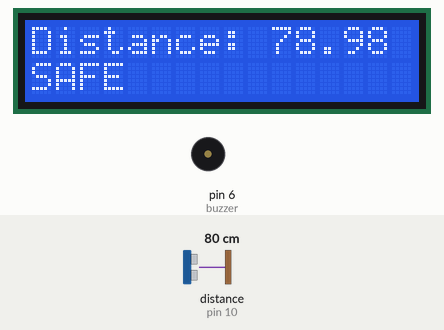
The sketch below on a simulated Arduino Uno, built with avr-gcc and run on an emulated ATmega328P. Shown: 16×2 character LCD, buzzer (waves = sounding). Wiring (inferred from the names in the program): ultrasonic range finder: trigger pin 9; echo pin 10. The inputs (shaded band) are chosen by the test bench; at power-on: distance to the obstacle (sensor on pin 10) 80 cm. The echo pulse lasts 58.3 µs per cm; what the sketch prints to the serial monitor is not drawn.

Above: at 1.2 s.
1.3 s: distance to the obstacle (sensor on pin 10) set to 44 cm
At 3.0 s:
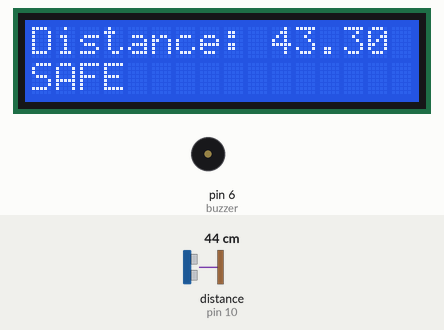
3.6 s: distance to the obstacle (sensor on pin 10) set to 35 cm
At 5.7 s:
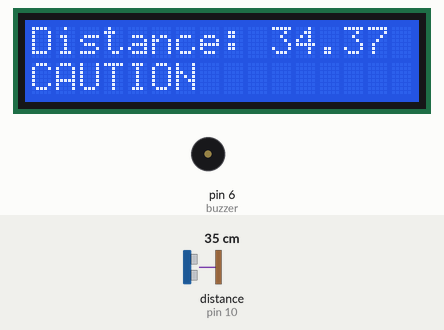
7.7 s: distance to the obstacle (sensor on pin 10) set to 23 cm
At 8.07 s:
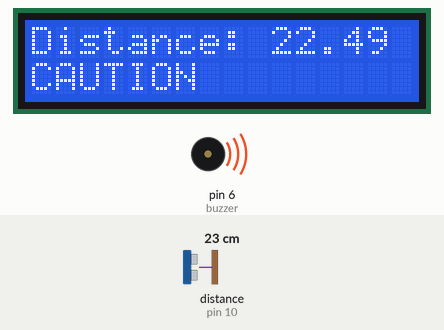
9.7 s: distance to the obstacle (sensor on pin 10) set to 18 cm
At 12.7 s:
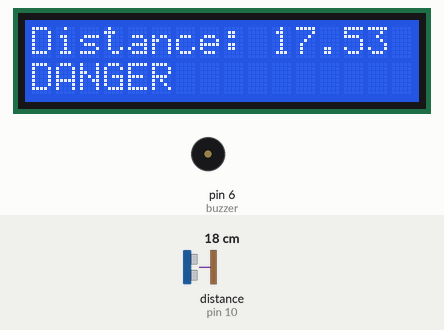
Timing chart, 0 to 14.8 s (numbered marks = the images above; inputs shaded):
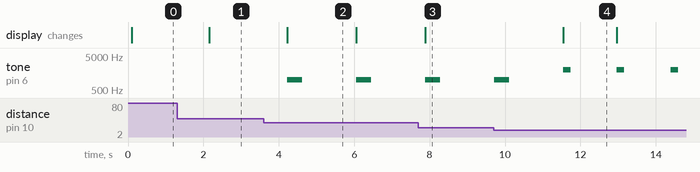

Measured:
- the behaviour switches between 41 and 40 cm on distance to the obstacle (sensor on pin 10) (found by bisection; images 1 and 2)
- the behaviour switches between 21 and 20 cm on distance to the obstacle (sensor on pin 10) (found by bisection; images 3 and 4)
- after the input at 1.3 s, the display: changes after 0.86 s (image 1)
- after the input at 3.6 s, tone on pin 6 (buzzer): alternates 1000 Hz for 0.40 s and silent for 1.4 s, starting after 0.62 s; the display: changes after 0.62 s (image 2)
- after the input at 9.7 s, the display: changes after 1.8 s (image 4)
- what the display in image 2 shows lasts 1.8 s, from 4.2 s to 6.0 s
- what the display in image 4 shows lasts 1.5 s, from 11.5 s to 13.0 s

The sketch:

parking_alert.ino
```cpp
#include <LiquidCrystal_I2C.h>

#define trigPin 9
#define echoPin 10
#define buzzer 6

LiquidCrystal_I2C lcd(0x27, 16, 2);

long duration;
float distance;

void setup() {
  pinMode(trigPin, OUTPUT);
  pinMode(echoPin, INPUT);
  pinMode(buzzer, OUTPUT);

  lcd.init();
  lcd.backlight();
  lcd.clear();

  Serial.begin(9600);
}

void loop() {

  // Send ultrasonic pulse
  digitalWrite(trigPin, LOW);
  delayMicroseconds(2);
  digitalWrite(trigPin, HIGH);
  delayMicroseconds(10);
  digitalWrite(trigPin, LOW);

  // Receive echo
  duration = pulseIn(echoPin, HIGH);

  distance = duration * 0.034 / 2;

  Serial.println(distance);

  lcd.clear();
  lcd.setCursor(0, 0);
  lcd.print("Distance: ");
  lcd.print(distance);
  lcd.print(" cm");

  lcd.setCursor(0, 1);
if (distance <= 20) {
    lcd.print("DANGER");
    tone(buzzer, 2000);
    delay(200);
    noTone(buzzer);
    delay(200);
  }

  else if (distance > 20 && distance < 40) {
    lcd.print("CAUTION");
    tone(buzzer, 1000);
    delay(400);
    noTone(buzzer);
    delay(400);
  }
  else if (distance >=40 && distance <400) {
    lcd.print("SAFE");
    noTone(buzzer);
  } else if (distance <5 ) {
    lcd.print("STOP !!");
    tone(buzzer, 2500);
  }

  else if(distance>400 ){
    lcd.print("Error recieving data");
    // tone(buzzer, 2000);
    delay(200);
    // noTone(buzzer);
    delay(200);
  }


  delay(1000);
}
```
